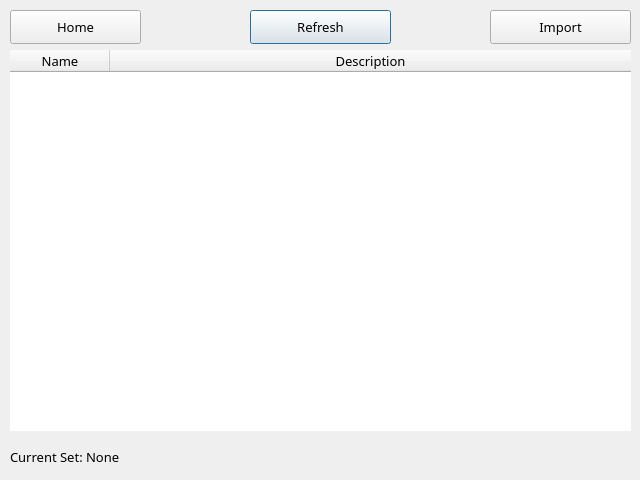
<?xml version="1.0" encoding="UTF-8"?>
<ui version="4.0">
 <class>importSets</class>
 <widget class="QDialog" name="importSets">
  <property name="geometry">
   <rect>
    <x>0</x>
    <y>0</y>
    <width>640</width>
    <height>480</height>
   </rect>
  </property>
  <property name="font">
   <font>
    <family>Ubuntu Sans</family>
    <pointsize>10</pointsize>
   </font>
  </property>
  <property name="windowTitle">
   <string>Dialog</string>
  </property>
  <widget class="QPushButton" name="button_refresh">
   <property name="geometry">
    <rect>
     <x>250</x>
     <y>10</y>
     <width>141</width>
     <height>34</height>
    </rect>
   </property>
   <property name="font">
    <font>
     <family>Ubuntu Sans</family>
     <pointsize>10</pointsize>
    </font>
   </property>
   <property name="text">
    <string>Refresh</string>
   </property>
  </widget>
  <widget class="QTableWidget" name="table">
   <property name="geometry">
    <rect>
     <x>10</x>
     <y>50</y>
     <width>621</width>
     <height>381</height>
    </rect>
   </property>
   <property name="sizePolicy">
    <sizepolicy hsizetype="Fixed" vsizetype="Expanding">
     <horstretch>0</horstretch>
     <verstretch>0</verstretch>
    </sizepolicy>
   </property>
   <property name="font">
    <font>
     <family>Ubuntu Sans</family>
     <pointsize>10</pointsize>
    </font>
   </property>
   <property name="autoFillBackground">
    <bool>false</bool>
   </property>
   <property name="frameShape">
    <enum>QFrame::Shape::NoFrame</enum>
   </property>
   <property name="frameShadow">
    <enum>QFrame::Shadow::Plain</enum>
   </property>
   <property name="horizontalScrollBarPolicy">
    <enum>Qt::ScrollBarPolicy::ScrollBarAlwaysOff</enum>
   </property>
   <property name="sizeAdjustPolicy">
    <enum>QAbstractScrollArea::SizeAdjustPolicy::AdjustIgnored</enum>
   </property>
   <property name="editTriggers">
    <set>QAbstractItemView::EditTrigger::NoEditTriggers</set>
   </property>
   <property name="selectionMode">
    <enum>QAbstractItemView::SelectionMode::SingleSelection</enum>
   </property>
   <property name="selectionBehavior">
    <enum>QAbstractItemView::SelectionBehavior::SelectRows</enum>
   </property>
   <property name="verticalScrollMode">
    <enum>QAbstractItemView::ScrollMode::ScrollPerPixel</enum>
   </property>
   <property name="gridStyle">
    <enum>Qt::PenStyle::NoPen</enum>
   </property>
   <property name="sortingEnabled">
    <bool>false</bool>
   </property>
   <property name="rowCount">
    <number>0</number>
   </property>
   <property name="columnCount">
    <number>2</number>
   </property>
   <property name="supportedDragActions">
    <set>Qt::DropAction::IgnoreAction</set>
   </property>
   <attribute name="horizontalHeaderVisible">
    <bool>true</bool>
   </attribute>
   <attribute name="horizontalHeaderCascadingSectionResizes">
    <bool>false</bool>
   </attribute>
   <attribute name="horizontalHeaderHighlightSections">
    <bool>true</bool>
   </attribute>
   <attribute name="horizontalHeaderShowSortIndicator" stdset="0">
    <bool>false</bool>
   </attribute>
   <attribute name="horizontalHeaderStretchLastSection">
    <bool>true</bool>
   </attribute>
   <attribute name="verticalHeaderVisible">
    <bool>false</bool>
   </attribute>
   <attribute name="verticalHeaderCascadingSectionResizes">
    <bool>false</bool>
   </attribute>
   <attribute name="verticalHeaderHighlightSections">
    <bool>true</bool>
   </attribute>
   <attribute name="verticalHeaderShowSortIndicator" stdset="0">
    <bool>false</bool>
   </attribute>
   <attribute name="verticalHeaderStretchLastSection">
    <bool>false</bool>
   </attribute>
   <column>
    <property name="text">
     <string>Name</string>
    </property>
   </column>
   <column>
    <property name="text">
     <string>Description</string>
    </property>
   </column>
  </widget>
  <widget class="QPushButton" name="button_home">
   <property name="geometry">
    <rect>
     <x>10</x>
     <y>10</y>
     <width>131</width>
     <height>34</height>
    </rect>
   </property>
   <property name="font">
    <font>
     <family>Ubuntu Sans</family>
     <pointsize>10</pointsize>
    </font>
   </property>
   <property name="text">
    <string>Home</string>
   </property>
  </widget>
  <widget class="QLabel" name="label_currset">
   <property name="geometry">
    <rect>
     <x>10</x>
     <y>446</y>
     <width>621</width>
     <height>21</height>
    </rect>
   </property>
   <property name="font">
    <font>
     <family>Ubuntu Sans</family>
     <pointsize>10</pointsize>
    </font>
   </property>
   <property name="text">
    <string>Current Set: None</string>
   </property>
  </widget>
  <widget class="QPushButton" name="button_import">
   <property name="geometry">
    <rect>
     <x>490</x>
     <y>10</y>
     <width>141</width>
     <height>34</height>
    </rect>
   </property>
   <property name="font">
    <font>
     <family>Ubuntu Sans</family>
     <pointsize>10</pointsize>
    </font>
   </property>
   <property name="text">
    <string>Import</string>
   </property>
   <property name="autoDefault">
    <bool>true</bool>
   </property>
   <property name="default">
    <bool>false</bool>
   </property>
   <property name="flat">
    <bool>false</bool>
   </property>
  </widget>
 </widget>
 <resources/>
 <connections/>
</ui>
